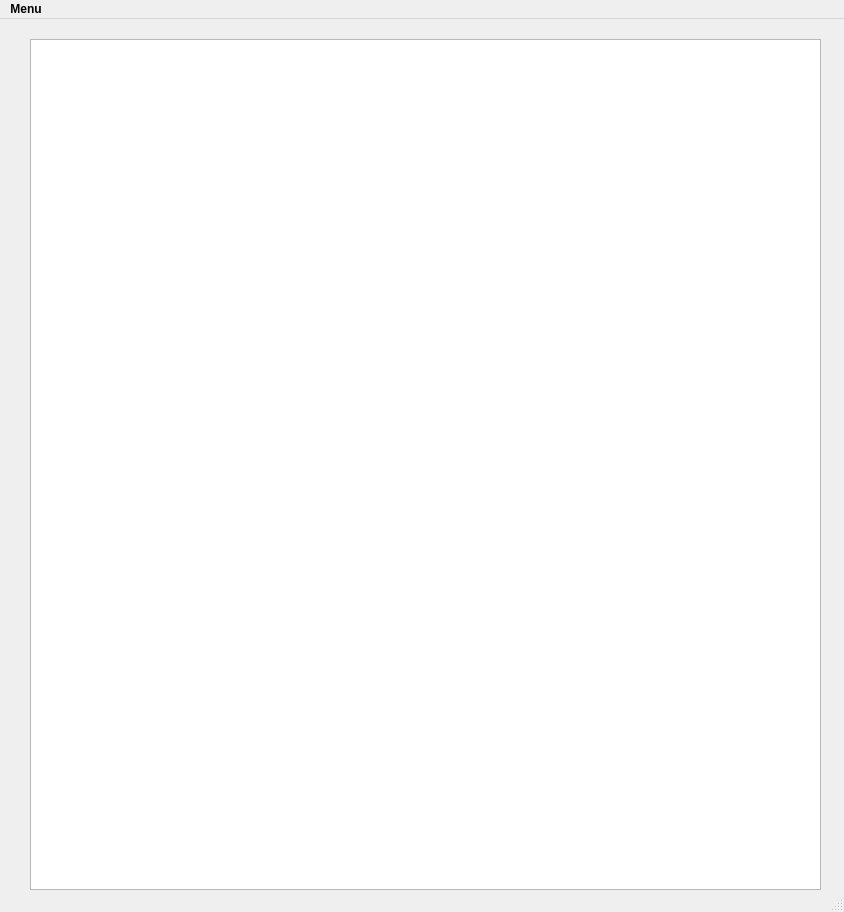
<?xml version="1.0" encoding="UTF-8"?>
<ui version="4.0">
 <class>RegistreBorneGUI</class>
 <widget class="QMainWindow" name="RegistreBorneGUI">
  <property name="enabled">
   <bool>true</bool>
  </property>
  <property name="geometry">
   <rect>
    <x>0</x>
    <y>0</y>
    <width>844</width>
    <height>912</height>
   </rect>
  </property>
  <property name="font">
   <font>
    <weight>75</weight>
    <bold>true</bold>
   </font>
  </property>
  <property name="windowTitle">
   <string>Gestion des Bornes</string>
  </property>
  <widget class="QWidget" name="centralwidget">
   <widget class="QTextBrowser" name="textBrowser">
    <property name="geometry">
     <rect>
      <x>30</x>
      <y>20</y>
      <width>791</width>
      <height>851</height>
     </rect>
    </property>
    <property name="sizePolicy">
     <sizepolicy hsizetype="Maximum" vsizetype="Expanding">
      <horstretch>0</horstretch>
      <verstretch>0</verstretch>
     </sizepolicy>
    </property>
    <property name="font">
     <font>
      <family>Nimbus Mono L</family>
     </font>
    </property>
    <property name="lineWidth">
     <number>1</number>
    </property>
    <property name="documentTitle">
     <string>Registre des Bornes</string>
    </property>
    <property name="html">
     <string>&lt;!DOCTYPE HTML PUBLIC &quot;-//W3C//DTD HTML 4.0//EN&quot; &quot;http://www.w3.org/TR/REC-html40/strict.dtd&quot;&gt;
&lt;html&gt;&lt;head&gt;&lt;meta name=&quot;qrichtext&quot; content=&quot;1&quot; /&gt;&lt;title&gt;Registre des Bornes&lt;/title&gt;&lt;style type=&quot;text/css&quot;&gt;
p, li { white-space: pre-wrap; }
&lt;/style&gt;&lt;/head&gt;&lt;body style=&quot; font-family:'Nimbus Mono L'; font-size:10pt; font-weight:600; font-style:normal;&quot;&gt;
&lt;p style=&quot;-qt-paragraph-type:empty; margin-top:12px; margin-bottom:12px; margin-left:0px; margin-right:0px; -qt-block-indent:0; text-indent:0px; font-family:'Courier'; font-weight:400;&quot;&gt;&lt;br /&gt;&lt;/p&gt;&lt;/body&gt;&lt;/html&gt;</string>
    </property>
   </widget>
  </widget>
  <widget class="QMenuBar" name="menubar">
   <property name="geometry">
    <rect>
     <x>0</x>
     <y>0</y>
     <width>844</width>
     <height>22</height>
    </rect>
   </property>
   <widget class="QMenu" name="menuMenu">
    <property name="title">
     <string>Menu</string>
    </property>
    <widget class="QMenu" name="menuAjpouter_borne">
     <property name="title">
      <string>Ajpouter borne</string>
     </property>
     <addaction name="actionBorneFontaine"/>
     <addaction name="actionBorneStationnement"/>
    </widget>
    <addaction name="menuAjpouter_borne"/>
    <addaction name="actionSupprimer"/>
    <addaction name="separator"/>
    <addaction name="actionQuitter"/>
   </widget>
   <addaction name="menuMenu"/>
  </widget>
  <widget class="QStatusBar" name="statusbar"/>
  <action name="actionSupprimer">
   <property name="text">
    <string>Supprimer</string>
   </property>
  </action>
  <action name="actionBorneFontaine">
   <property name="text">
    <string>BorneFontaine</string>
   </property>
  </action>
  <action name="actionBorneStationnement">
   <property name="text">
    <string>BorneStationnement</string>
   </property>
  </action>
  <action name="actionQuitter">
   <property name="text">
    <string>Quitter</string>
   </property>
  </action>
 </widget>
 <resources/>
 <connections>
  <connection>
   <sender>actionQuitter</sender>
   <signal>triggered()</signal>
   <receiver>RegistreBorneGUI</receiver>
   <slot>close()</slot>
   <hints>
    <hint type="sourcelabel">
     <x>-1</x>
     <y>-1</y>
    </hint>
    <hint type="destinationlabel">
     <x>399</x>
     <y>299</y>
    </hint>
   </hints>
  </connection>
  <connection>
   <sender>actionBorneFontaine</sender>
   <signal>triggered()</signal>
   <receiver>RegistreBorneGUI</receiver>
   <slot>dialogAjouterBorneFontaine()</slot>
   <hints>
    <hint type="sourcelabel">
     <x>-1</x>
     <y>-1</y>
    </hint>
    <hint type="destinationlabel">
     <x>399</x>
     <y>299</y>
    </hint>
   </hints>
  </connection>
  <connection>
   <sender>actionSupprimer</sender>
   <signal>triggered()</signal>
   <receiver>RegistreBorneGUI</receiver>
   <slot>dialogSupprimerBorne()</slot>
   <hints>
    <hint type="sourcelabel">
     <x>-1</x>
     <y>-1</y>
    </hint>
    <hint type="destinationlabel">
     <x>546</x>
     <y>299</y>
    </hint>
   </hints>
  </connection>
  <connection>
   <sender>actionBorneStationnement</sender>
   <signal>triggered()</signal>
   <receiver>RegistreBorneGUI</receiver>
   <slot>dialogAjouterBorneStationnement()</slot>
   <hints>
    <hint type="sourcelabel">
     <x>-1</x>
     <y>-1</y>
    </hint>
    <hint type="destinationlabel">
     <x>546</x>
     <y>401</y>
    </hint>
   </hints>
  </connection>
 </connections>
 <slots>
  <slot>dialogAjouterBorneFontaine()</slot>
  <slot>dialogSupprimerBorne()</slot>
  <slot>dialogAjouterBorneStationnement()</slot>
 </slots>
</ui>
